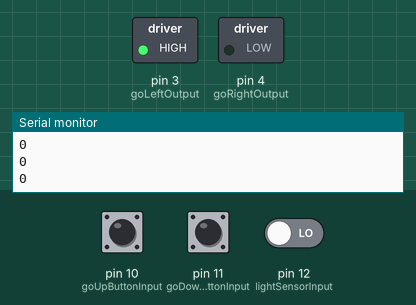
Simulated run of this sketch. Board: Arduino Uno, built with avr-gcc and run on an emulated ATmega328P. On the bench: switched loads named in the sketch (green lamp = pin HIGH), the last lines printed to the serial monitor. The test bench sets the inputs (shaded band); at power-on: pin 12 (lightSensorInput) LOW, pin 11 (goDownButtonInput) HIGH, pin 10 (goUpButtonInput) HIGH.

Above: at 1.2 s.
1.3 s: pin 12 (lightSensorInput) driven HIGH
At 2.5 s:
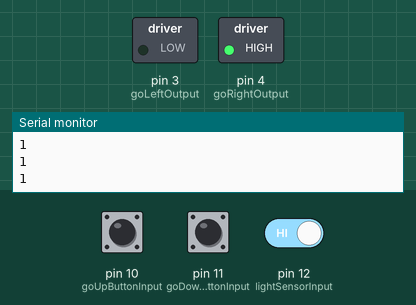
2.8 s: pin 11 (goDownButtonInput) pulled LOW for 0.15 s
At 3.2 s:
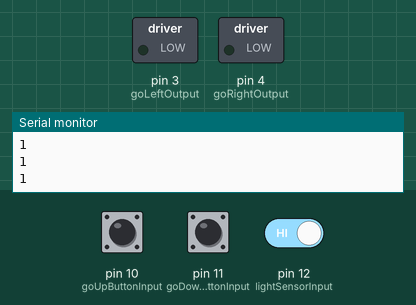
4.4 s: pin 12 (lightSensorInput) driven LOW
At 5.1 s:
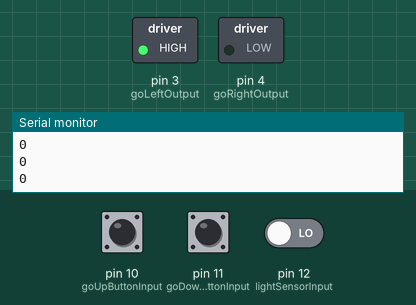
5.9 s: pin 10 (goUpButtonInput) pulled LOW for 0.15 s
At 6.5 s:
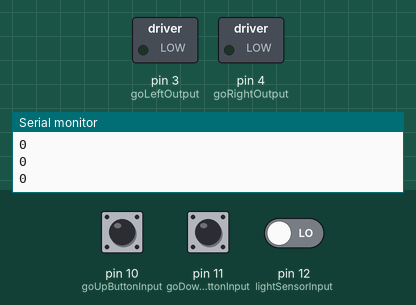
Timing chart, 0 to 8.5 s (numbered marks = the images above; inputs shaded):
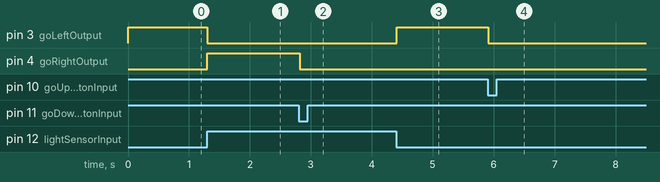

Measured:
- after the input at 1.3 s, pin 3 (goLeftOutput): HIGH → LOW at once; pin 4 (goRightOutput): LOW → HIGH at once
- after the input at 2.8 s, pin 4 (goRightOutput): HIGH → LOW at once
- after the input at 4.4 s, pin 3 (goLeftOutput): LOW → HIGH at once
- after the input at 5.9 s, pin 3 (goLeftOutput): HIGH → LOW at once

The sketch:

chickenCoopDoor.ino
```cpp
#include <Bounce2.h>

const int goUpButtonInput = 10;
const int goDownButtonInput = 11;
const int enableMotorA = 2;
const int goRightOutput = 4;
const int goLeftOutput = 3;

const int lightSensorInput = 12;

bool isDoorFullyClosedState = false;
bool isDoorFullyOpenState = false;

Bounce debouncerButtonUp = Bounce();
Bounce debouncerButtonDown = Bounce();

void setup() {
  pinMode(goUpButtonInput, INPUT);
  pinMode(goDownButtonInput, INPUT);
  pinMode(goLeftOutput, OUTPUT);
  pinMode(goRightOutput, OUTPUT);

  pinMode(lightSensorInput, INPUT);
  digitalWrite(lightSensorInput, LOW);

  digitalWrite(goUpButtonInput, HIGH);
  digitalWrite(goDownButtonInput, HIGH);

  digitalWrite(goLeftOutput, LOW);
  digitalWrite(goRightOutput, LOW);

  debouncerButtonUp.attach(goUpButtonInput);
  debouncerButtonDown.attach(goDownButtonInput);
  debouncerButtonUp.interval(5);
  debouncerButtonDown.interval(5);
}

void loop() {
  digitalWrite(enableMotorA, HIGH);

  debouncerButtonUp.update();
  debouncerButtonDown.update();

  if (isDark())
  {
    isDoorFullyClosed();
    if (!isDoorFullyClosedState)
    {
      moveDoorDown();
    } else {
      motorStop();
    }
  } else {
    isDoorFullyOpen();
    if (!isDoorFullyOpenState)
    {
      moveDoorUp();
    } else {
      motorStop();
    }
  }

  delay(10);
}

bool isDark()
{
  int sensorValue = digitalRead(lightSensorInput);
  Serial.begin(9600);
  Serial.println(sensorValue);
  if (sensorValue == 1)
  {
    return true;
  }

  return false;
}

void isDoorFullyClosed()
{
  int value = debouncerButtonDown.read();

  if (value == 0) {
    if (isDoorFullyClosedState == false) {
      isDoorFullyClosedState = true;
      isDoorFullyOpenState = false;
    }
  }
}

void isDoorFullyOpen()
{
  int value = debouncerButtonUp.read();

  if (value == 0) {
    if (isDoorFullyOpenState == false) {
      isDoorFullyOpenState = true;
      isDoorFullyClosedState = false;
    }
  }
}

void motorStop()
{
  digitalWrite(enableMotorA, LOW);
  digitalWrite(goLeftOutput, LOW);
  digitalWrite(goRightOutput, LOW);
}

void moveDoorUp()
{
  digitalWrite(goLeftOutput, HIGH);
  digitalWrite(goRightOutput, LOW);
}

void moveDoorDown()
{
  digitalWrite(goLeftOutput, LOW);
  digitalWrite(goRightOutput, HIGH);
}
```
